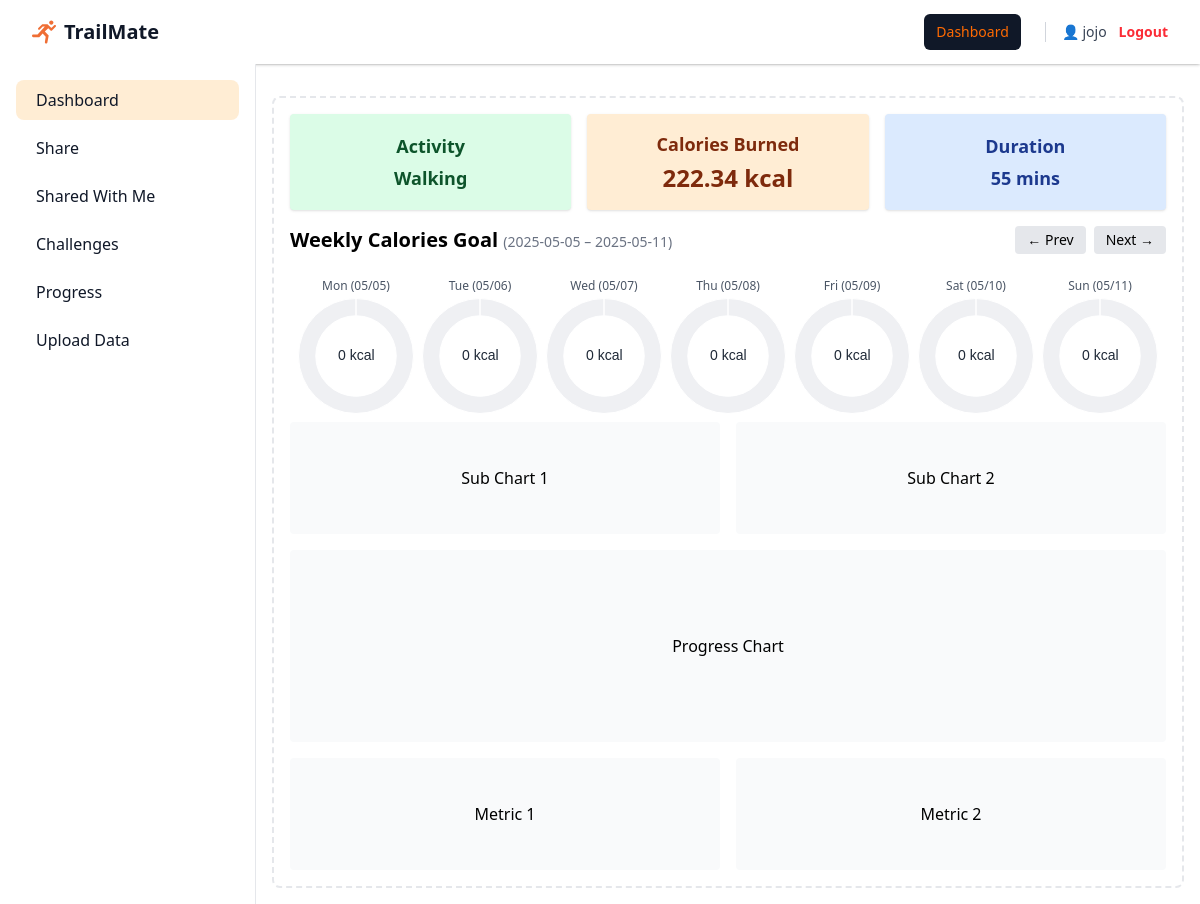
Before: /dashboard?week_start=2025-05-05&goal=300 (signed in) with the older database file.
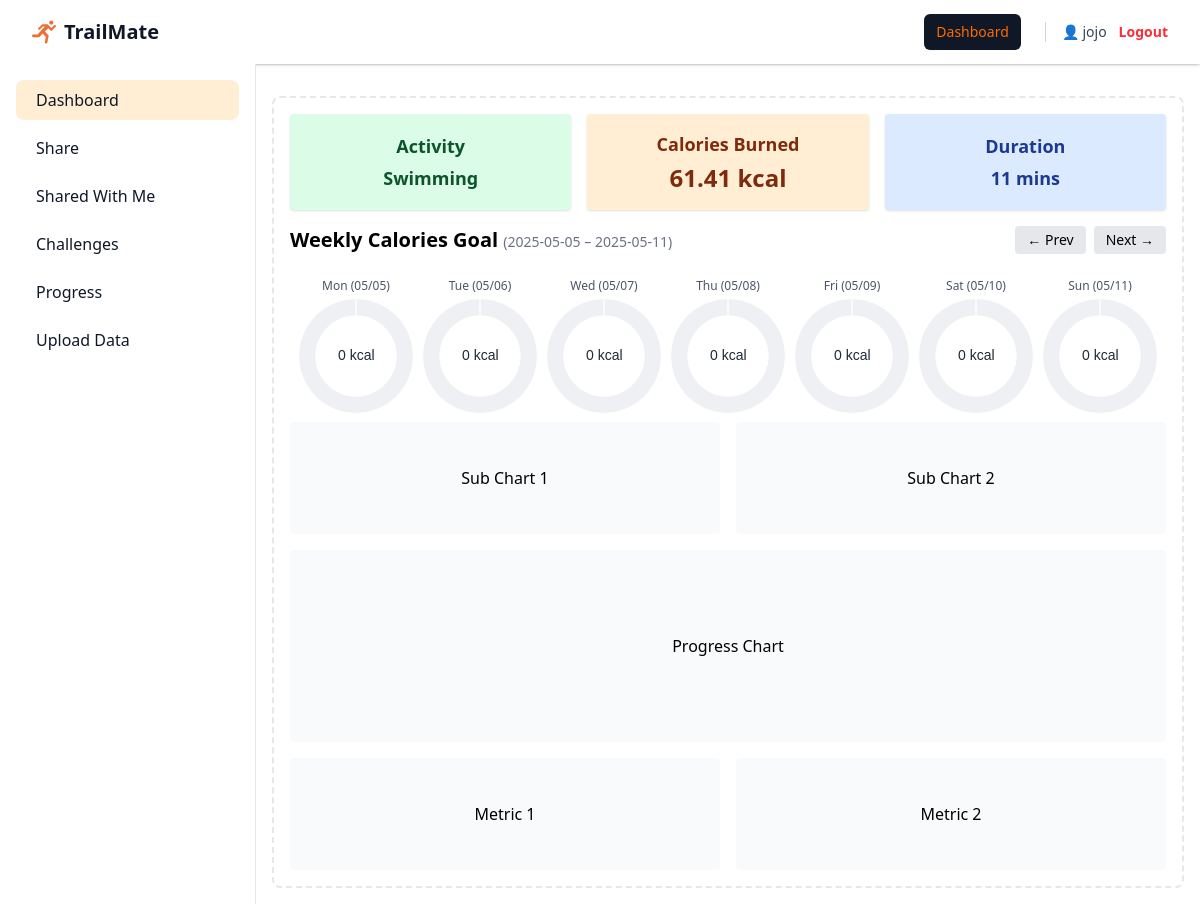
After: the same page with the newer database file.
### app/models.py (models this page shows)
class ActivityRegistry(db.Model):
    __tablename__ = "ActivityRegistry"
    id: Mapped[int] = mapped_column(primary_key=True, autoincrement=True)
    upload_user_id: Mapped[int] = mapped_column(ForeignKey('Users.user_id'), nullable=False, name="upload_user_id")
    upload_time: Mapped[datetime] = mapped_column(DateTime, nullable=False)
    activity_date: Mapped[date] = mapped_column(Date, nullable=False)
    activity_type: Mapped[str] = mapped_column(nullable=False)
    activity_length: Mapped[time] = mapped_column(Time, nullable=False)
    calories_burned: Mapped[float] = mapped_column(nullable=False, default=0.0)
    distance_m: Mapped[float] = mapped_column(nullable=True)
    weight_kg: Mapped[float] = mapped_column(nullable=True)
    average_speed_mps: Mapped[float] = mapped_column(nullable=True)
    max_speed_mps: Mapped[float] = mapped_column(nullable=True)
    start_lat: Mapped[str] = mapped_column(nullable=True)  # GPS at the start
    end_lat: Mapped[str] = mapped_column(nullable=True)    # GPS at the end

### app/routes.py (the view)
    @app.route('/dashboard')
    @login_required
    def dashboard():
        week_start_str = request.args.get('week_start')
        goal_str = request.args.get('goal')
        if week_start_str:
            try:
                start = datetime.strptime(week_start_str, "%Y-%m-%d").date()
            except:
                start = date.today() - timedelta(days=date.today().weekday())
        else:
            start = date.today() - timedelta(days=date.today().weekday())  # 本週週一
        goal = int(goal_str) if goal_str and goal_str.isdigit() else 300
        latest = get_latest_activity_entry(current_user.id)
        weekly = get_weekly_calories_summary(current_user.id, start, goal)
        return render_template(
            'dashboard.html',
            title="Dashboard",
            user=current_user,
            calories=latest["calories"],
            activity=latest["activity"],
            duration=latest["duration"],
            weekly=weekly,
            timedelta=timedelta
        )

### app/__init__.py (called while the page is built)
def create_app():
    app = Flask(__name__)
    app.config.from_object(Config)
    db.init_app(app)
    migrate.init_app(app, db)
    login_manager = LoginManager()
    login_manager.login_view = 'index'  # Redirect to 'index' if not logged in
    login_manager.login_message = "Please log in to access this page."
    login_manager.init_app(app)
    @login_manager.user_loader
    def load_user(user_id):
        return User.query.get(int(user_id))
    app.jinja_env.filters['todatetime'] = lambda s: datetime.strptime(s, "%Y-%m-%d")
    from app.routes import register_routes
    register_routes(app)
    from app import models  # Ensure models are imported
    return app

### app/templates/dashboard.html (shortened to what the changed rows need)
{% extends "base.html" %}
{% block content %}
<div class="flex pt-16">
  <main class="sm:ml-64 w-full p-4 mt-4">
    <div class="p-4 border-2 border-gray-200 border-dashed rounded-lg">
      <div class="grid grid-cols-3 gap-4 mb-4">
        <div
          class="flex flex-col items-center justify-center h-24 rounded-sm bg-green-100 text-green-900 font-semibold text-lg shadow-sm">
          Activity
          <div class="text-lg font-bold mt-1">
            {{ activity or 'None selected' }}
          </div>
        </div>
        <div
          class="flex flex-col items-center justify-center h-24 rounded-sm bg-orange-100 text-orange-900 font-semibold text-lg shadow-sm">
          Calories Burned
          <div class="text-2xl font-bold mt-1">
            {{ calories or 0 }} kcal
          </div>
        </div>
        <div
          class="flex flex-col items-center justify-center h-24 rounded-sm bg-blue-100 text-blue-900 font-semibold text-lg shadow-sm">
          Duration
          <div class="text-lg font-bold mt-1">
            {{ duration or 0 }} mins
          </div>
        </div>
      </div>
      <div class="flex items-center justify-between mb-4">
        <h2 class="text-xl font-bold">
          Weekly Calories Goal
          <span class="text-sm text-gray-500 font-normal">
            ({{ weekly.start_date }} – {{ weekly.end_date }})
          </span>
        </h2>
          {% set prev_week = (weekly.start_date | todatetime - timedelta(days=7)).strftime('%Y-%m-%d') %}
          {% set next_week = (weekly.start_date | todatetime + timedelta(days=7)).strftime('%Y-%m-%d') %}
          {% set current_goal = weekly.goal %}
      </div>
        {% set start_date = weekly.start_date | todatetime %}
    </div>
  </main>
</div>
{% endblock %}

Changed rows visible on the page:
no longer on this page (row unchanged): ActivityRegistry: activity_type "Walking"
added ActivityRegistry: activity_type "Swimming"
Other visible differences:
{{ calories or 0 }}: "222.34" → "61.41"
{{ duration or 0 }}: "55" → "11"
